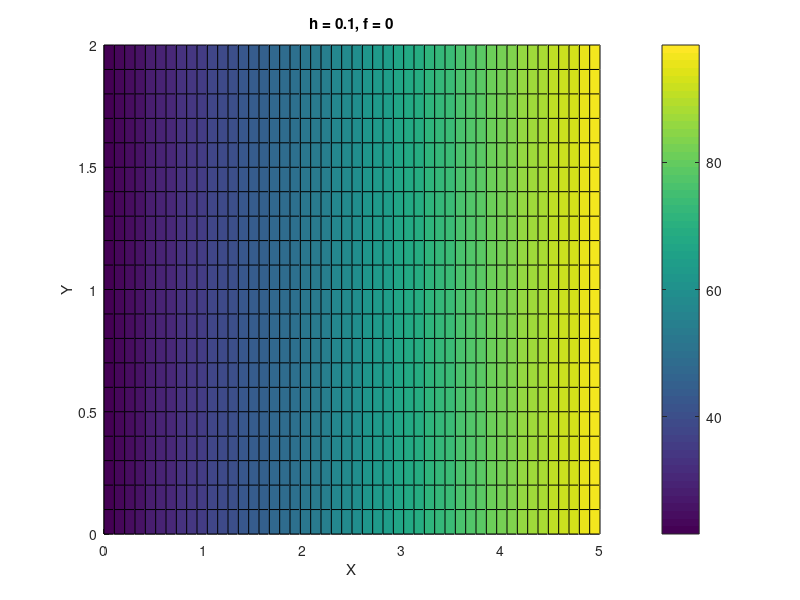

Here is the MATLAB script that generated this plot: (Note: this script raises an error after producing the figure.)
%% SF2520 HT19-1 Applied Numerical Methods
%% Computer exercise 4
%% Numerical Solution of a elliptic PDE problem
%% Armin Salmasi 

%% 1-a
%% %%%%%%%%%%%%%%%%%%%%%%%%%%%%%%%%%%%%%
close all;clear variables;clc;
% domain
Lx = 5;
Ly = 2;
h = 0.1;
M = Ly/h+1;   % number of points on y axis
N = Lx/h-1;   % number of points on x axis
y = linspace(0,Ly,M);  % y grid
x = linspace(0,Lx,N);  % x grid
%% initial values
f = 0;  % source term
b = zeros(M*N,1)+f*h^2;
%% A matrix
SN = full(gallery('tridiag',N,-1,2,-1));
SM = full(gallery('tridiag',M,-1,2,-1));
A = -(kron(-eye(M),SN)+kron(SM,-eye(N)));
%% Neumann BC
for j = 1:N
    A(j,N+j) = A(j,N+j)*2;
end
for j = M*N:-1:M*N-N+1
    A(j,j-N) = A(j,j-N)*2;
end
%% Dirichlet BC
DirLeft = 20;
DirRight = 100;
b(1:N:end) = b(1:N:end)+DirLeft;
b(N:N:end) = b(N:N:end)+DirRight;
%% Solver
C = A\b;
%% Plotting
figure
CC = reshape(C,N,M);
[Y,X]  =  meshgrid(x,y);
surf(Y,X,CC');
view(0,90)
xlabel('X');
ylabel('Y');
title('h = 0.1, f = 0');
c = colorbar;
c.Label.String  =  'T K';
%% find T(2.5,1)
xi = find(x == 2.5);
yi = find(y == 1);
['h = ' num2str(h), ', T(2.5,1) = ', num2str(CC(xi,yi))]
%% %%%%%%%%%%%%%%%%%%%%%%%%%%%%%%%%%%%%%

%% 1-c
%% %%%%%%%%%%%%%%%%%%%%%%%%%%%%%%%%%%%%%
clear variables
% domain
Lx = 5;
Ly = 2;
H = [0.1,0.05,0.025];
for h  =  H
    M = Ly/h+1;   % number of points on y axis
    N = Lx/h-1;   % number of points on x axis
    y = linspace(0,Ly,M);  % y grid
    x = linspace(0,Lx,N);  % x grid
    %%  source term
    f = @(x,y)(50+400*exp(-(x-1)^2-2*(y-1.5)^2));
    k = 1;
    for i = 1:M
        for j = 1:N
            b(k,1) = f(x(1,j),y(1,i))*h^2;
            k = k+1;
        end
    end
    %% A matrix
    SN = (gallery('tridiag',N,-1,2,-1));
    SM = (gallery('tridiag',M,-1,2,-1));
    A = -(kron(-eye(M),SN)+kron(SM,-eye(N)));
    %% Neumann BC
    for j = 1:N
        A(j,N+j) = A(j,N+j)*2;
    end
    for j = M*N:-1:M*N-N+1
        A(j,j-N) = A(j,j-N)*2;
    end
    %% Dirichlet BC
    DirLeft = 20;
    DirRight = 100;
    b(1:N:end) = b(1:N:end)+DirLeft;
    b(N:N:end) = b(N:N:end)+DirRight;
    %% Solver
    C = A\b;
    %% Plotting
    CC = reshape(C,N,M);  
    if h == 0.05
        [Y,X]  =  meshgrid(x,y);
        figure;
        mesh(Y,X,CC');
        xlabel('X');
        ylabel('Y');
        zlabel('T');
        title('h = 0.05, f = 50+400exp(-(x-1)^2-2(y-1.5)^2)')
        c = colorbar;
        c.Label.String  =  'T K';
        figure;
        contour(Y,X,CC',20);
        xlabel('X');
        ylabel('Y');
        zlabel('T');
        title('h = 0.05, f = 50+400exp(-(x-1)^2-2(y-1.5)^2)');
        c = colorbar;
        c.Label.String  =  'T K';
        figure;
        meshc(Y,X,CC');
        xlabel('X');
        ylabel('Y');
        zlabel('T');
        title('h = 0.05, f = 50+400exp(-(x-1)^2-2(y-1.5)^2)')
        c = colorbar;
        c.Label.String  =  'T K';
    end
    %% find T(2.5,1)
    xi = find(x == 2.5);
    yi = find(y == 1);
    ['h = ' num2str(h), ', T(2.5,1) = ', num2str(CC(xi,yi))]
end